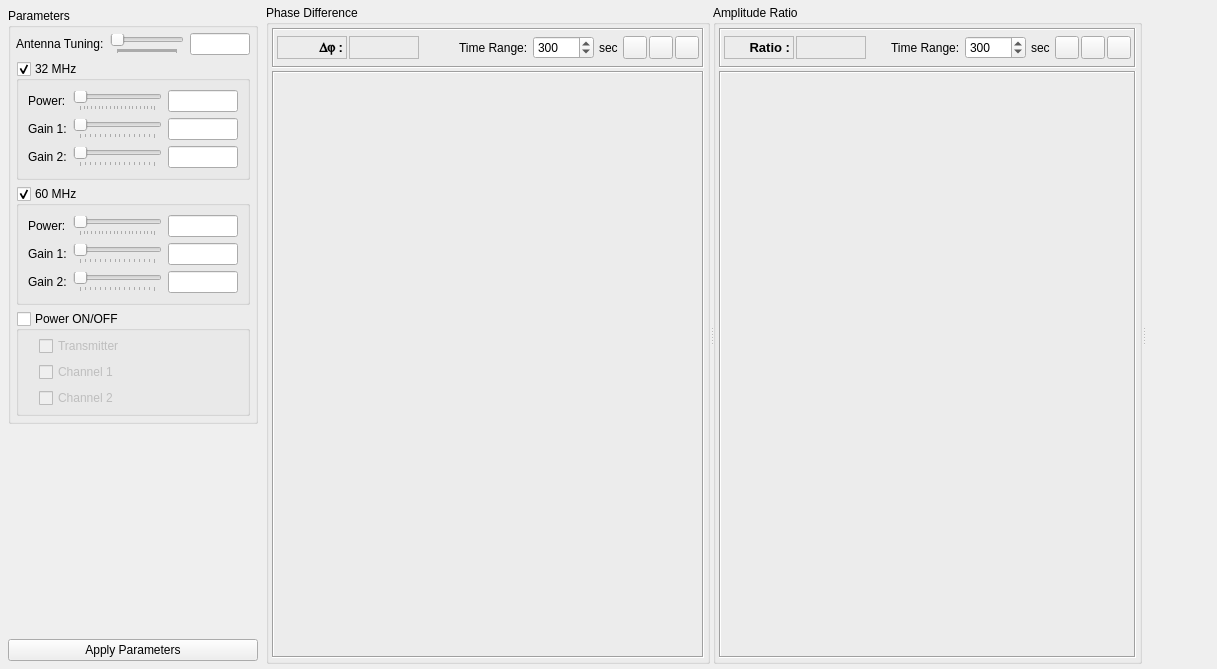
<?xml version="1.0" encoding="UTF-8"?>
<ui version="4.0">
 <class>SDSPWidget</class>
 <widget class="QWidget" name="SDSPWidget">
  <property name="geometry">
   <rect>
    <x>0</x>
    <y>0</y>
    <width>1217</width>
    <height>669</height>
   </rect>
  </property>
  <property name="windowTitle">
   <string>SDSP Widget</string>
  </property>
  <layout class="QGridLayout" name="gridLayout_9">
   <property name="leftMargin">
    <number>5</number>
   </property>
   <property name="topMargin">
    <number>5</number>
   </property>
   <property name="rightMargin">
    <number>5</number>
   </property>
   <property name="bottomMargin">
    <number>5</number>
   </property>
   <property name="horizontalSpacing">
    <number>5</number>
   </property>
   <item row="0" column="0">
    <widget class="QFrame" name="frameParams">
     <property name="sizePolicy">
      <sizepolicy hsizetype="Maximum" vsizetype="Preferred">
       <horstretch>0</horstretch>
       <verstretch>0</verstretch>
      </sizepolicy>
     </property>
     <property name="frameShape">
      <enum>QFrame::NoFrame</enum>
     </property>
     <property name="frameShadow">
      <enum>QFrame::Raised</enum>
     </property>
     <layout class="QGridLayout" name="gridLayout_8">
      <property name="leftMargin">
       <number>3</number>
      </property>
      <property name="topMargin">
       <number>3</number>
      </property>
      <property name="rightMargin">
       <number>3</number>
      </property>
      <property name="bottomMargin">
       <number>3</number>
      </property>
      <item row="0" column="0">
       <widget class="QGroupBox" name="gbxParams">
        <property name="sizePolicy">
         <sizepolicy hsizetype="Preferred" vsizetype="Preferred">
          <horstretch>0</horstretch>
          <verstretch>0</verstretch>
         </sizepolicy>
        </property>
        <property name="minimumSize">
         <size>
          <width>250</width>
          <height>0</height>
         </size>
        </property>
        <property name="font">
         <font>
          <pointsize>9</pointsize>
         </font>
        </property>
        <property name="title">
         <string>Parameters</string>
        </property>
        <layout class="QGridLayout" name="gridLayout_12">
         <property name="leftMargin">
          <number>5</number>
         </property>
         <property name="topMargin">
          <number>5</number>
         </property>
         <property name="rightMargin">
          <number>5</number>
         </property>
         <property name="bottomMargin">
          <number>5</number>
         </property>
         <item row="3" column="0">
          <widget class="QGroupBox" name="gbxPower">
           <property name="title">
            <string>Power ON/OFF</string>
           </property>
           <property name="flat">
            <bool>true</bool>
           </property>
           <property name="checkable">
            <bool>true</bool>
           </property>
           <property name="checked">
            <bool>false</bool>
           </property>
           <layout class="QGridLayout" name="gridLayout_3">
            <property name="leftMargin">
             <number>20</number>
            </property>
            <property name="topMargin">
             <number>5</number>
            </property>
            <property name="rightMargin">
             <number>5</number>
            </property>
            <property name="bottomMargin">
             <number>5</number>
            </property>
            <item row="0" column="0">
             <widget class="QCheckBox" name="chboxTransmitter">
              <property name="text">
               <string>Transmitter</string>
              </property>
              <property name="tristate">
               <bool>false</bool>
              </property>
             </widget>
            </item>
            <item row="1" column="0">
             <widget class="QCheckBox" name="chboxChannel1">
              <property name="text">
               <string>Channel 1</string>
              </property>
             </widget>
            </item>
            <item row="2" column="0">
             <widget class="QCheckBox" name="chboxChannel2">
              <property name="text">
               <string>Channel 2</string>
              </property>
             </widget>
            </item>
           </layout>
          </widget>
         </item>
         <item row="2" column="0">
          <widget class="QGroupBox" name="gbxFreq60">
           <property name="title">
            <string>60 MHz </string>
           </property>
           <property name="flat">
            <bool>true</bool>
           </property>
           <property name="checkable">
            <bool>true</bool>
           </property>
           <layout class="QGridLayout" name="gridLayout_2">
            <item row="0" column="0">
             <widget class="QLabel" name="lblPower60">
              <property name="text">
               <string>Power:</string>
              </property>
             </widget>
            </item>
            <item row="0" column="1">
             <widget class="QSlider" name="slidPower60">
              <property name="sizePolicy">
               <sizepolicy hsizetype="Expanding" vsizetype="Fixed">
                <horstretch>0</horstretch>
                <verstretch>0</verstretch>
               </sizepolicy>
              </property>
              <property name="minimum">
               <number>1</number>
              </property>
              <property name="maximum">
               <number>100</number>
              </property>
              <property name="pageStep">
               <number>5</number>
              </property>
              <property name="tracking">
               <bool>true</bool>
              </property>
              <property name="orientation">
               <enum>Qt::Horizontal</enum>
              </property>
              <property name="tickPosition">
               <enum>QSlider::TicksBelow</enum>
              </property>
             </widget>
            </item>
            <item row="0" column="2">
             <widget class="QLineEdit" name="ledPower60">
              <property name="maximumSize">
               <size>
                <width>70</width>
                <height>16777215</height>
               </size>
              </property>
              <property name="alignment">
               <set>Qt::AlignRight|Qt::AlignTrailing|Qt::AlignVCenter</set>
              </property>
             </widget>
            </item>
            <item row="1" column="0">
             <widget class="QLabel" name="lblGain160">
              <property name="text">
               <string>Gain 1:</string>
              </property>
             </widget>
            </item>
            <item row="1" column="1">
             <widget class="QSlider" name="slidGain160">
              <property name="sizePolicy">
               <sizepolicy hsizetype="Expanding" vsizetype="Fixed">
                <horstretch>0</horstretch>
                <verstretch>0</verstretch>
               </sizepolicy>
              </property>
              <property name="maximum">
               <number>15</number>
              </property>
              <property name="singleStep">
               <number>1</number>
              </property>
              <property name="pageStep">
               <number>1</number>
              </property>
              <property name="tracking">
               <bool>true</bool>
              </property>
              <property name="orientation">
               <enum>Qt::Horizontal</enum>
              </property>
              <property name="tickPosition">
               <enum>QSlider::TicksBelow</enum>
              </property>
             </widget>
            </item>
            <item row="1" column="2">
             <widget class="QLineEdit" name="ledGain160">
              <property name="maximumSize">
               <size>
                <width>70</width>
                <height>16777215</height>
               </size>
              </property>
              <property name="alignment">
               <set>Qt::AlignRight|Qt::AlignTrailing|Qt::AlignVCenter</set>
              </property>
             </widget>
            </item>
            <item row="2" column="0">
             <widget class="QLabel" name="lblGain260">
              <property name="text">
               <string>Gain 2:</string>
              </property>
             </widget>
            </item>
            <item row="2" column="1">
             <widget class="QSlider" name="slidGain260">
              <property name="sizePolicy">
               <sizepolicy hsizetype="Expanding" vsizetype="Fixed">
                <horstretch>0</horstretch>
                <verstretch>0</verstretch>
               </sizepolicy>
              </property>
              <property name="maximum">
               <number>15</number>
              </property>
              <property name="pageStep">
               <number>1</number>
              </property>
              <property name="tracking">
               <bool>true</bool>
              </property>
              <property name="orientation">
               <enum>Qt::Horizontal</enum>
              </property>
              <property name="tickPosition">
               <enum>QSlider::TicksBelow</enum>
              </property>
             </widget>
            </item>
            <item row="2" column="2">
             <widget class="QLineEdit" name="ledGain260">
              <property name="maximumSize">
               <size>
                <width>70</width>
                <height>16777215</height>
               </size>
              </property>
              <property name="alignment">
               <set>Qt::AlignRight|Qt::AlignTrailing|Qt::AlignVCenter</set>
              </property>
             </widget>
            </item>
           </layout>
          </widget>
         </item>
         <item row="1" column="0">
          <widget class="QGroupBox" name="gbxFreq32">
           <property name="title">
            <string>32 MHz </string>
           </property>
           <property name="flat">
            <bool>true</bool>
           </property>
           <property name="checkable">
            <bool>true</bool>
           </property>
           <layout class="QGridLayout" name="gridLayout">
            <property name="verticalSpacing">
             <number>6</number>
            </property>
            <item row="0" column="0">
             <widget class="QLabel" name="lblPower32">
              <property name="text">
               <string>Power:</string>
              </property>
             </widget>
            </item>
            <item row="0" column="1">
             <widget class="QSlider" name="slidPower32">
              <property name="sizePolicy">
               <sizepolicy hsizetype="Expanding" vsizetype="Fixed">
                <horstretch>0</horstretch>
                <verstretch>0</verstretch>
               </sizepolicy>
              </property>
              <property name="minimum">
               <number>1</number>
              </property>
              <property name="maximum">
               <number>100</number>
              </property>
              <property name="pageStep">
               <number>5</number>
              </property>
              <property name="tracking">
               <bool>true</bool>
              </property>
              <property name="orientation">
               <enum>Qt::Horizontal</enum>
              </property>
              <property name="tickPosition">
               <enum>QSlider::TicksBelow</enum>
              </property>
             </widget>
            </item>
            <item row="0" column="2">
             <widget class="QLineEdit" name="ledPower32">
              <property name="maximumSize">
               <size>
                <width>70</width>
                <height>16777215</height>
               </size>
              </property>
              <property name="alignment">
               <set>Qt::AlignRight|Qt::AlignTrailing|Qt::AlignVCenter</set>
              </property>
             </widget>
            </item>
            <item row="1" column="0">
             <widget class="QLabel" name="lblGain132">
              <property name="text">
               <string>Gain 1:</string>
              </property>
             </widget>
            </item>
            <item row="1" column="1">
             <widget class="QSlider" name="slidGain132">
              <property name="sizePolicy">
               <sizepolicy hsizetype="Expanding" vsizetype="Fixed">
                <horstretch>0</horstretch>
                <verstretch>0</verstretch>
               </sizepolicy>
              </property>
              <property name="maximum">
               <number>15</number>
              </property>
              <property name="singleStep">
               <number>1</number>
              </property>
              <property name="pageStep">
               <number>1</number>
              </property>
              <property name="tracking">
               <bool>true</bool>
              </property>
              <property name="orientation">
               <enum>Qt::Horizontal</enum>
              </property>
              <property name="tickPosition">
               <enum>QSlider::TicksBelow</enum>
              </property>
             </widget>
            </item>
            <item row="1" column="2">
             <widget class="QLineEdit" name="ledGain132">
              <property name="maximumSize">
               <size>
                <width>70</width>
                <height>16777215</height>
               </size>
              </property>
              <property name="alignment">
               <set>Qt::AlignRight|Qt::AlignTrailing|Qt::AlignVCenter</set>
              </property>
             </widget>
            </item>
            <item row="2" column="0">
             <widget class="QLabel" name="lblGain232">
              <property name="text">
               <string>Gain 2:</string>
              </property>
             </widget>
            </item>
            <item row="2" column="1">
             <widget class="QSlider" name="slidGain232">
              <property name="sizePolicy">
               <sizepolicy hsizetype="Expanding" vsizetype="Fixed">
                <horstretch>0</horstretch>
                <verstretch>0</verstretch>
               </sizepolicy>
              </property>
              <property name="maximum">
               <number>15</number>
              </property>
              <property name="pageStep">
               <number>1</number>
              </property>
              <property name="tracking">
               <bool>true</bool>
              </property>
              <property name="orientation">
               <enum>Qt::Horizontal</enum>
              </property>
              <property name="tickPosition">
               <enum>QSlider::TicksBelow</enum>
              </property>
             </widget>
            </item>
            <item row="2" column="2">
             <widget class="QLineEdit" name="ledGain232">
              <property name="maximumSize">
               <size>
                <width>70</width>
                <height>16777215</height>
               </size>
              </property>
              <property name="alignment">
               <set>Qt::AlignRight|Qt::AlignTrailing|Qt::AlignVCenter</set>
              </property>
             </widget>
            </item>
           </layout>
          </widget>
         </item>
         <item row="0" column="0">
          <layout class="QHBoxLayout" name="horizontalLayout">
           <item>
            <widget class="QLabel" name="lbl">
             <property name="text">
              <string>Antenna Tuning:</string>
             </property>
            </widget>
           </item>
           <item>
            <widget class="QSlider" name="slidDAC">
             <property name="sizePolicy">
              <sizepolicy hsizetype="Expanding" vsizetype="Fixed">
               <horstretch>0</horstretch>
               <verstretch>0</verstretch>
              </sizepolicy>
             </property>
             <property name="maximum">
              <number>63</number>
             </property>
             <property name="pageStep">
              <number>1</number>
             </property>
             <property name="tracking">
              <bool>true</bool>
             </property>
             <property name="orientation">
              <enum>Qt::Horizontal</enum>
             </property>
             <property name="tickPosition">
              <enum>QSlider::TicksBelow</enum>
             </property>
            </widget>
           </item>
           <item>
            <widget class="QLineEdit" name="ledDAC">
             <property name="maximumSize">
              <size>
               <width>70</width>
               <height>16777215</height>
              </size>
             </property>
             <property name="alignment">
              <set>Qt::AlignRight|Qt::AlignTrailing|Qt::AlignVCenter</set>
             </property>
            </widget>
           </item>
          </layout>
         </item>
        </layout>
       </widget>
      </item>
      <item row="1" column="0">
       <spacer name="verticalSpacer">
        <property name="orientation">
         <enum>Qt::Vertical</enum>
        </property>
        <property name="sizeHint" stdset="0">
         <size>
          <width>20</width>
          <height>40</height>
         </size>
        </property>
       </spacer>
      </item>
      <item row="2" column="0">
       <layout class="QHBoxLayout" name="horizontalLayout_3">
        <item>
         <widget class="QPushButton" name="pbtApply">
          <property name="sizePolicy">
           <sizepolicy hsizetype="Preferred" vsizetype="Fixed">
            <horstretch>0</horstretch>
            <verstretch>0</verstretch>
           </sizepolicy>
          </property>
          <property name="minimumSize">
           <size>
            <width>120</width>
            <height>0</height>
           </size>
          </property>
          <property name="font">
           <font>
            <pointsize>9</pointsize>
           </font>
          </property>
          <property name="text">
           <string>Apply Parameters</string>
          </property>
         </widget>
        </item>
       </layout>
      </item>
     </layout>
    </widget>
   </item>
   <item row="0" column="1">
    <widget class="QSplitter" name="splitter">
     <property name="orientation">
      <enum>Qt::Horizontal</enum>
     </property>
     <property name="opaqueResize">
      <bool>false</bool>
     </property>
     <property name="handleWidth">
      <number>3</number>
     </property>
     <property name="childrenCollapsible">
      <bool>false</bool>
     </property>
     <widget class="QGroupBox" name="gbxPhase">
      <property name="sizePolicy">
       <sizepolicy hsizetype="Expanding" vsizetype="Preferred">
        <horstretch>0</horstretch>
        <verstretch>0</verstretch>
       </sizepolicy>
      </property>
      <property name="minimumSize">
       <size>
        <width>400</width>
        <height>0</height>
       </size>
      </property>
      <property name="font">
       <font>
        <pointsize>9</pointsize>
       </font>
      </property>
      <property name="title">
       <string>Phase Difference</string>
      </property>
      <layout class="QGridLayout" name="gridLayout_7">
       <property name="leftMargin">
        <number>3</number>
       </property>
       <property name="topMargin">
        <number>3</number>
       </property>
       <property name="rightMargin">
        <number>3</number>
       </property>
       <property name="bottomMargin">
        <number>3</number>
       </property>
       <property name="verticalSpacing">
        <number>3</number>
       </property>
       <item row="1" column="0">
        <widget class="QFrame" name="framePlotPhase">
         <property name="frameShape">
          <enum>QFrame::Box</enum>
         </property>
         <property name="frameShadow">
          <enum>QFrame::Sunken</enum>
         </property>
         <layout class="QGridLayout" name="gridLayout_4">
          <property name="leftMargin">
           <number>5</number>
          </property>
          <property name="topMargin">
           <number>5</number>
          </property>
          <property name="rightMargin">
           <number>5</number>
          </property>
          <property name="bottomMargin">
           <number>5</number>
          </property>
          <item row="0" column="0">
           <widget class="QwtPlot" name="qwtPlotPhase">
            <property name="sizePolicy">
             <sizepolicy hsizetype="MinimumExpanding" vsizetype="Preferred">
              <horstretch>0</horstretch>
              <verstretch>0</verstretch>
             </sizepolicy>
            </property>
            <property name="font">
             <font>
              <pointsize>9</pointsize>
             </font>
            </property>
           </widget>
          </item>
         </layout>
        </widget>
       </item>
       <item row="0" column="0">
        <widget class="QFrame" name="frameToolsPhase">
         <property name="minimumSize">
          <size>
           <width>0</width>
           <height>40</height>
          </size>
         </property>
         <property name="maximumSize">
          <size>
           <width>16777215</width>
           <height>40</height>
          </size>
         </property>
         <property name="frameShape">
          <enum>QFrame::Box</enum>
         </property>
         <property name="frameShadow">
          <enum>QFrame::Sunken</enum>
         </property>
         <layout class="QGridLayout" name="gridLayout_10">
          <property name="leftMargin">
           <number>3</number>
          </property>
          <property name="topMargin">
           <number>3</number>
          </property>
          <property name="rightMargin">
           <number>3</number>
          </property>
          <property name="bottomMargin">
           <number>3</number>
          </property>
          <property name="horizontalSpacing">
           <number>5</number>
          </property>
          <item row="0" column="0">
           <layout class="QHBoxLayout" name="horizontalLayout_4">
            <property name="spacing">
             <number>2</number>
            </property>
            <item>
             <widget class="QLabel" name="lblPhase">
              <property name="minimumSize">
               <size>
                <width>70</width>
                <height>0</height>
               </size>
              </property>
              <property name="maximumSize">
               <size>
                <width>70</width>
                <height>16777215</height>
               </size>
              </property>
              <property name="font">
               <font>
                <pointsize>10</pointsize>
                <weight>75</weight>
                <bold>true</bold>
               </font>
              </property>
              <property name="frameShape">
               <enum>QFrame::StyledPanel</enum>
              </property>
              <property name="text">
               <string>&lt;font face=Symbol&gt;Dj&lt;/font&gt; :</string>
              </property>
              <property name="alignment">
               <set>Qt::AlignRight|Qt::AlignTrailing|Qt::AlignVCenter</set>
              </property>
             </widget>
            </item>
            <item>
             <widget class="QLabel" name="lbl_PhaseDiff">
              <property name="minimumSize">
               <size>
                <width>70</width>
                <height>0</height>
               </size>
              </property>
              <property name="maximumSize">
               <size>
                <width>100</width>
                <height>16777215</height>
               </size>
              </property>
              <property name="font">
               <font>
                <pointsize>11</pointsize>
               </font>
              </property>
              <property name="frameShape">
               <enum>QFrame::StyledPanel</enum>
              </property>
              <property name="text">
               <string/>
              </property>
              <property name="alignment">
               <set>Qt::AlignRight|Qt::AlignTrailing|Qt::AlignVCenter</set>
              </property>
             </widget>
            </item>
           </layout>
          </item>
          <item row="0" column="1">
           <spacer name="horizontalSpacer_3">
            <property name="orientation">
             <enum>Qt::Horizontal</enum>
            </property>
            <property name="sizeHint" stdset="0">
             <size>
              <width>251</width>
              <height>20</height>
             </size>
            </property>
           </spacer>
          </item>
          <item row="0" column="2">
           <layout class="QHBoxLayout" name="horizontalLayout_7">
            <property name="spacing">
             <number>5</number>
            </property>
            <item>
             <widget class="QLabel" name="lblPhaseTRange">
              <property name="text">
               <string>Time Range:</string>
              </property>
             </widget>
            </item>
            <item>
             <widget class="QDoubleSpinBox" name="dsbxTimePhase">
              <property name="decimals">
               <number>0</number>
              </property>
              <property name="minimum">
               <double>1.000000000000000</double>
              </property>
              <property name="maximum">
               <double>10000.000000000000000</double>
              </property>
              <property name="singleStep">
               <double>10.000000000000000</double>
              </property>
              <property name="value">
               <double>300.000000000000000</double>
              </property>
             </widget>
            </item>
            <item>
             <widget class="QLabel" name="lblPhaseMins">
              <property name="font">
               <font>
                <weight>50</weight>
                <bold>false</bold>
               </font>
              </property>
              <property name="text">
               <string>sec</string>
              </property>
             </widget>
            </item>
           </layout>
          </item>
          <item row="0" column="3">
           <layout class="QHBoxLayout" name="horizontalLayout_6">
            <property name="spacing">
             <number>2</number>
            </property>
            <item>
             <widget class="QToolButton" name="tbtZoomPhase">
              <property name="toolTip">
               <string>Default Scale</string>
              </property>
              <property name="text">
               <string/>
              </property>
             </widget>
            </item>
            <item>
             <widget class="QToolButton" name="tbtZoomInPhase">
              <property name="toolTip">
               <string>Zoom In</string>
              </property>
              <property name="text">
               <string/>
              </property>
             </widget>
            </item>
            <item>
             <widget class="QToolButton" name="tbtZoomOutPhase">
              <property name="toolTip">
               <string>Zoom Out</string>
              </property>
              <property name="text">
               <string/>
              </property>
             </widget>
            </item>
           </layout>
          </item>
         </layout>
        </widget>
       </item>
      </layout>
     </widget>
     <widget class="QGroupBox" name="gbxAmplitude">
      <property name="sizePolicy">
       <sizepolicy hsizetype="Expanding" vsizetype="Preferred">
        <horstretch>0</horstretch>
        <verstretch>0</verstretch>
       </sizepolicy>
      </property>
      <property name="minimumSize">
       <size>
        <width>400</width>
        <height>0</height>
       </size>
      </property>
      <property name="font">
       <font>
        <pointsize>9</pointsize>
       </font>
      </property>
      <property name="title">
       <string>Amplitude Ratio</string>
      </property>
      <layout class="QGridLayout" name="gridLayout_6">
       <property name="leftMargin">
        <number>3</number>
       </property>
       <property name="topMargin">
        <number>3</number>
       </property>
       <property name="rightMargin">
        <number>3</number>
       </property>
       <property name="bottomMargin">
        <number>3</number>
       </property>
       <property name="verticalSpacing">
        <number>3</number>
       </property>
       <item row="0" column="0">
        <widget class="QFrame" name="frameToolsAmplitude">
         <property name="minimumSize">
          <size>
           <width>0</width>
           <height>40</height>
          </size>
         </property>
         <property name="maximumSize">
          <size>
           <width>16777215</width>
           <height>40</height>
          </size>
         </property>
         <property name="frameShape">
          <enum>QFrame::Box</enum>
         </property>
         <property name="frameShadow">
          <enum>QFrame::Sunken</enum>
         </property>
         <layout class="QGridLayout" name="gridLayout_11">
          <property name="leftMargin">
           <number>3</number>
          </property>
          <property name="topMargin">
           <number>3</number>
          </property>
          <property name="rightMargin">
           <number>3</number>
          </property>
          <property name="bottomMargin">
           <number>3</number>
          </property>
          <property name="horizontalSpacing">
           <number>5</number>
          </property>
          <item row="0" column="0">
           <layout class="QHBoxLayout" name="horizontalLayout_5">
            <property name="spacing">
             <number>2</number>
            </property>
            <item>
             <widget class="QLabel" name="lblRatio">
              <property name="minimumSize">
               <size>
                <width>70</width>
                <height>0</height>
               </size>
              </property>
              <property name="maximumSize">
               <size>
                <width>70</width>
                <height>16777215</height>
               </size>
              </property>
              <property name="font">
               <font>
                <pointsize>10</pointsize>
                <weight>75</weight>
                <bold>true</bold>
               </font>
              </property>
              <property name="frameShape">
               <enum>QFrame::StyledPanel</enum>
              </property>
              <property name="text">
               <string>Ratio :</string>
              </property>
              <property name="alignment">
               <set>Qt::AlignRight|Qt::AlignTrailing|Qt::AlignVCenter</set>
              </property>
             </widget>
            </item>
            <item>
             <widget class="QLabel" name="lbl_RatioAmpl">
              <property name="minimumSize">
               <size>
                <width>70</width>
                <height>0</height>
               </size>
              </property>
              <property name="maximumSize">
               <size>
                <width>100</width>
                <height>16777215</height>
               </size>
              </property>
              <property name="font">
               <font>
                <pointsize>11</pointsize>
               </font>
              </property>
              <property name="frameShape">
               <enum>QFrame::StyledPanel</enum>
              </property>
              <property name="text">
               <string/>
              </property>
              <property name="alignment">
               <set>Qt::AlignRight|Qt::AlignTrailing|Qt::AlignVCenter</set>
              </property>
             </widget>
            </item>
           </layout>
          </item>
          <item row="0" column="1">
           <spacer name="horizontalSpacer_4">
            <property name="orientation">
             <enum>Qt::Horizontal</enum>
            </property>
            <property name="sizeHint" stdset="0">
             <size>
              <width>229</width>
              <height>20</height>
             </size>
            </property>
           </spacer>
          </item>
          <item row="0" column="2">
           <layout class="QHBoxLayout" name="horizontalLayout_8">
            <property name="spacing">
             <number>5</number>
            </property>
            <item>
             <widget class="QLabel" name="lblAmplTRange">
              <property name="text">
               <string>Time Range:</string>
              </property>
             </widget>
            </item>
            <item>
             <widget class="QDoubleSpinBox" name="dsbxTimeAmpl">
              <property name="decimals">
               <number>0</number>
              </property>
              <property name="minimum">
               <double>1.000000000000000</double>
              </property>
              <property name="maximum">
               <double>10000.000000000000000</double>
              </property>
              <property name="singleStep">
               <double>10.000000000000000</double>
              </property>
              <property name="value">
               <double>300.000000000000000</double>
              </property>
             </widget>
            </item>
            <item>
             <widget class="QLabel" name="lblAmplMins">
              <property name="font">
               <font>
                <weight>50</weight>
                <bold>false</bold>
               </font>
              </property>
              <property name="text">
               <string>sec</string>
              </property>
             </widget>
            </item>
           </layout>
          </item>
          <item row="0" column="3">
           <layout class="QHBoxLayout" name="horizontalLayout_9">
            <property name="spacing">
             <number>2</number>
            </property>
            <item>
             <widget class="QToolButton" name="tbtZoomAmpl">
              <property name="toolTip">
               <string>Default Scale</string>
              </property>
              <property name="text">
               <string/>
              </property>
             </widget>
            </item>
            <item>
             <widget class="QToolButton" name="tbtZoomInAmpl">
              <property name="toolTip">
               <string>Zoom In</string>
              </property>
              <property name="text">
               <string/>
              </property>
             </widget>
            </item>
            <item>
             <widget class="QToolButton" name="tbtZoomOutAmpl">
              <property name="toolTip">
               <string>Zoom Out</string>
              </property>
              <property name="text">
               <string/>
              </property>
             </widget>
            </item>
           </layout>
          </item>
         </layout>
        </widget>
       </item>
       <item row="1" column="0">
        <widget class="QFrame" name="framePlotAmplitude">
         <property name="frameShape">
          <enum>QFrame::Box</enum>
         </property>
         <property name="frameShadow">
          <enum>QFrame::Sunken</enum>
         </property>
         <layout class="QGridLayout" name="gridLayout_5">
          <property name="leftMargin">
           <number>5</number>
          </property>
          <property name="topMargin">
           <number>5</number>
          </property>
          <property name="rightMargin">
           <number>5</number>
          </property>
          <property name="bottomMargin">
           <number>5</number>
          </property>
          <item row="0" column="0">
           <widget class="QwtPlot" name="qwtPlotAmplitude">
            <property name="sizePolicy">
             <sizepolicy hsizetype="MinimumExpanding" vsizetype="Preferred">
              <horstretch>0</horstretch>
              <verstretch>0</verstretch>
             </sizepolicy>
            </property>
           </widget>
          </item>
         </layout>
        </widget>
       </item>
      </layout>
     </widget>
     <widget class="QFrame" name="frame">
      <property name="frameShape">
       <enum>QFrame::NoFrame</enum>
      </property>
      <property name="frameShadow">
       <enum>QFrame::Raised</enum>
      </property>
     </widget>
    </widget>
   </item>
  </layout>
 </widget>
 <customwidgets>
  <customwidget>
   <class>QwtPlot</class>
   <extends>QFrame</extends>
   <header>qwt_plot.h</header>
   <container>1</container>
  </customwidget>
 </customwidgets>
 <resources/>
 <connections/>
</ui>
